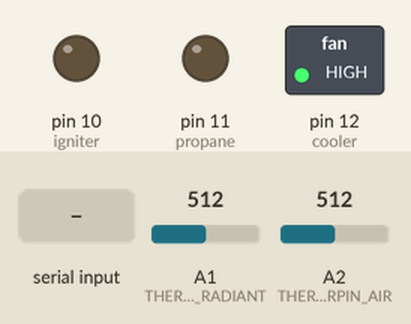
The sketch below on a simulated Arduino Uno, built with avr-gcc and run on an emulated ATmega328P. On the bench: switched loads named in the sketch (green lamp = pin HIGH), output pins drawn as LEDs (lit = HIGH). Inputs (shaded band) come from the test bench; at power-on: A1 (THERMISTORPIN_RADIANT) = 512, A2 (THERMOSTORPIN_AIR) = 512. What the sketch prints to the serial monitor is not drawn.

Above: at 1.2 s.
1.3 s: A1 (THERMISTORPIN_RADIANT) set to 579
2.8 s: A1 (THERMISTORPIN_RADIANT) set to 606
At 4.1 s:
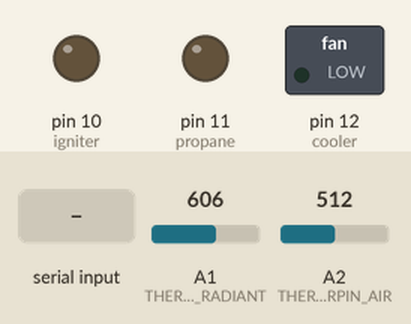
4.5 s: "90,45\n" received over Serial
At 5.2 s:
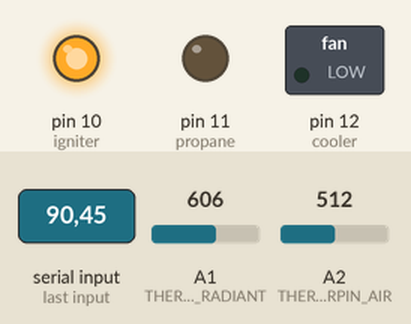
At 9.82 s:
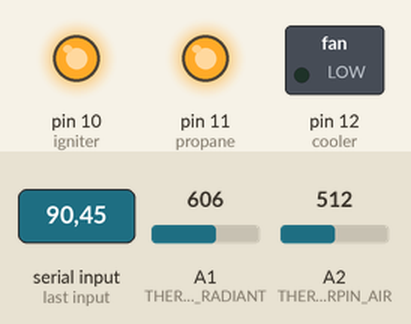
Timing chart, 0 to 11.5 s (numbered marks = the images above; inputs shaded):
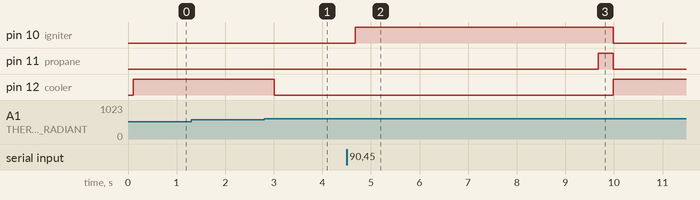

Measured:
- the behaviour switches between 588 and 589 on A1 (THERMISTORPIN_RADIANT) (found by bisection; images 0 and 1)
- after the input at 1.3 s, every drawn part: stays the same
- after the input at 2.8 s, pin 12 (cooler): HIGH → LOW after 0.21 s
- after the input at 4.5 s, pin 10 (igniter): LOW → HIGH after 0.18 s, → LOW 5.3 s later; pin 11 (propane): LOW → HIGH after 5.2 s, → LOW 0.31 s later; pin 12 (cooler): LOW → HIGH after 5.5 s

The sketch:

Fire_Cooling_and_Thermistor_Merged_2.ino
```cpp
////////////////////////////////////THERMISTOR_DECLERATIONS
// which analog pin to connect
#define THERMISTORPIN_RADIANT A1
#define THERMOSTORPIN_AIR A2
// resistance at 25 degrees C
#define THERMISTORNOMINAL 10000
// temp. for nominal resistance (almost always 25 C)
#define TEMPERATURENOMINAL 25
// how many samples to take and average, more takes longer
// but is more 'smooth'
#define NUMSAMPLES 5
// The beta coefficient of the thermistor (usually 3000-4000)
#define BCOEFFICIENT 3950
// the value of the 'other' resistor
#define SERIESRESISTOR 10000

int samples_rad [NUMSAMPLES];
int samples_air [NUMSAMPLES];


///////////////////////////////////FIRE_CONTROL_DECLERATIONS
/*
  This code turns on the fire when you heat up the thermistor.
  It also turns on LEDs for disgnostics.
*/

int igniter = 10;
int propane = 11;
int cooler = 12;
int BlueLED = 6;    // actually not used
int YellowLED = 11;  // actually not used
int RedLED = A4;    // actually not used
//int thermosensor = A1;
int SetpointHeat = 60;
int SetpointCool = SetpointHeat + 5;  // maybe make independent later
boolean FireOn = false;
boolean CoolingOn = false;


void setup(void) {
    Serial.begin(115200);


  pinMode(igniter, OUTPUT);
  pinMode(propane, OUTPUT);
  pinMode(cooler, OUTPUT);
}


void loop(void) {
  uint8_t i;
  float average_rad;
  float average_air;
  float OperativeTemp;

 ///////////////////////////////////////////////READ RADIANT TEMP

  // take N samples in a row, with a slight delay
  for (i=0; i< NUMSAMPLES; i++) {
   samples_rad[i] = analogRead(THERMISTORPIN_RADIANT);
   delay(10);
  }

  // average all the samples out
  average_rad = 0;
  for (i=0; i< NUMSAMPLES; i++) {
     average_rad += samples_rad[i];
  }
  average_rad /= NUMSAMPLES;

 // Serial.print("Average analog reading ");
 // Serial.println(average_rad);

  // convert the value to resistance
  average_rad = 1023 / average_rad - 1;
  average_rad = SERIESRESISTOR / average_rad;
// Serial.print("Thermistor resistance ");
//  Serial.println(average_radiant);

  float steinhart_rad;
  steinhart_rad = average_rad / THERMISTORNOMINAL;     // (R/Ro)
  steinhart_rad = log(steinhart_rad);                  // ln(R/Ro)
  steinhart_rad /= BCOEFFICIENT;                   // 1/B * ln(R/Ro)
  steinhart_rad += 1.0 / (TEMPERATURENOMINAL + 273.15); // + (1/To)
  steinhart_rad = 1.0 / steinhart_rad;                 // Invert
  steinhart_rad -= 273.15;                         // convert to C
  float fahrenheit_rad = steinhart_rad * 9/5 + 32;     // convert to F

  Serial.print("Radiant Temp: ");
  Serial.print(fahrenheit_rad);
  Serial.print(" *F");
  Serial.print('\t');

 //////////////////////////////////READ AIR TEMP

  // take N samples in a row, with a slight delay
  for (i=0; i< NUMSAMPLES; i++) {
   samples_air[i] = analogRead(THERMOSTORPIN_AIR);
   delay(10);
  }

  // average all the samples out
  average_air = 0;
  for (i=0; i< NUMSAMPLES; i++) {
     average_air += samples_air[i];
  }
  average_air /= NUMSAMPLES;

 // Serial.print("Average analog reading ");
 // Serial.println(average);

  // convert the value to resistance
  average_air = 1023 / average_air - 1;
  average_air = SERIESRESISTOR / average_air;
 // Serial.print("Thermistor resistance ");
 // Serial.println(average_air);

  float steinhart_air;
  steinhart_air = average_air / THERMISTORNOMINAL;     // (R/Ro)
  steinhart_air = log(steinhart_air);                  // ln(R/Ro)
  steinhart_air /= BCOEFFICIENT;                   // 1/B * ln(R/Ro)
  steinhart_air += 1.0 / (TEMPERATURENOMINAL + 273.15); // + (1/To)
  steinhart_air = 1.0 / steinhart_air;                 // Invert
  steinhart_air -= 273.15;                         // convert to C
  float fahrenheit_air = fahrenheit_air * 9/5 + 32;     // convert to F

  //Since hardware for air temp sensor not working yet, just set equal to radiant temp:
   fahrenheit_air = fahrenheit_rad;
   //delete that when air temp sensor working!

  Serial.print("Air Temp (fake): ");
  Serial.print(fahrenheit_air);
  Serial.print(" *F");
  Serial.print('\t');


 ////////////////////////////////// calc operative temp
 OperativeTemp = (fahrenheit_rad + fahrenheit_air)/2;

  Serial.print("Operative Temp: ");
  Serial.print(OperativeTemp);
  Serial.print(" *F");
  Serial.print('\t');


 ////////////////////////////////// HEATING / COOLING CONTROL


  //read serial for setpoint change:
   if (Serial.available()) {
        /* read the most recent byte */
        SetpointHeat = Serial.parseInt();
       }
       SetpointCool = SetpointHeat + 5;  // resetting just in case
  //done reading for setpoint change


    //read & print temperature from 3-pinthermosensor:
        // read the input on analog pin 0:
        //int sensorValue = analogRead(thermosensor);
        // Convert the analog reading (which goes from 0 - 1023) to a voltage (0 - 5V):
        //float voltage = sensorValue * (5.0 / 1023.0);
        //float temperatureC = (voltage - 0.5) * 100 ;  //converting from 10 mv per degree wit 500 mV offset
        //float temperatureF = temperatureC * 9/5 + 32;
        // print out the value you read:
        // Serial.print("Temperature: ");  Serial.print(temperatureF);


    Serial.print("      SetpointHeat: ");  Serial.print(SetpointHeat);
    Serial.print("      SetpointCool: ");  Serial.print(SetpointCool);
    Serial.print("      FireOn: ");  Serial.print(FireOn);
    Serial.print("      CoolingOn: ");  Serial.print(CoolingOn);
    Serial.print('\n');
    //done reading & displaying temperature


    ////////////////////////// THE IMPORTANT PART OF HEATING / COOLING:
    //Turn on fire if it's cool, turn on cooling if it's warm.
    //Turn everything off if temp in spec.
    //light up red LED for heating & blue LED for cooling:
    if(OperativeTemp < SetpointHeat) {
          //turn fire on!
          if(FireOn == false) {
             digitalWrite(igniter, HIGH);    // turn on igniter
             delay(5000);                     // wait for igniter to heat up
             digitalWrite(propane, HIGH);    // turn on propane
             delay(100);                    //blow fire for a second before resetting
             FireOn = true;
             digitalWrite(RedLED, HIGH);

          // turn off cooling:
          digitalWrite(cooler, LOW);
          CoolingOn = false;
          digitalWrite(BlueLED, LOW);

            }
            else{}

         }
       else {
              if(OperativeTemp > SetpointCool) {
                   //Turn off fire:
                   digitalWrite(igniter, LOW);  // turn off igniter
                   digitalWrite(propane, LOW);  //turn off propane
                   FireOn = false;
                   digitalWrite(RedLED, LOW);

                   //Turn on cooling:
                   digitalWrite(cooler, HIGH);
                   CoolingOn = true;
                   digitalWrite(BlueLED, HIGH);

                 }

                else {       // temperature is juuuuust right
                       //Turn off cooling:
                       digitalWrite(cooler, LOW);
                       CoolingOn = false;
                       digitalWrite(BlueLED, LOW);

                       //Turn off fire
                       digitalWrite(igniter, LOW);  // turn off igniter
                       digitalWrite(propane, LOW);  //turn off propane
                       FireOn = false;
                       digitalWrite(RedLED, LOW);
                      }
           }

  delay(100);               // wait for a tad
}
```
